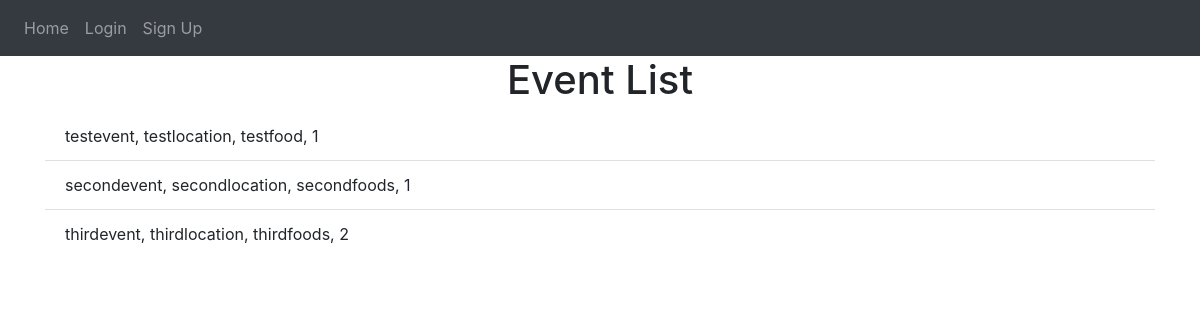
Before: / with the older database file.
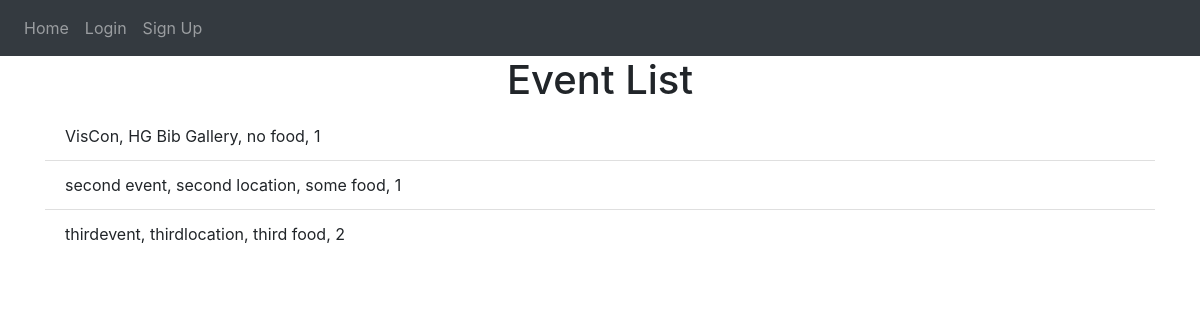
After: the same page with the newer database file.
### website/models.py (models this page shows)
class Event(db.Model):
    id = db.Column(db.Integer, primary_key=True)
    name = db.Column(db.String(10000))
    date = db.Column(db.DateTime(timezone=True), default=func.now())
    location = db.Column(db.String(10000))
    foods = db.Column(db.String(10000))
    user_id = db.Column(db.Integer, db.ForeignKey('user.id'))

### website/views.py (the view)
@views.route('/', methods=['GET', 'POST'])
def home():
    if current_user.is_authenticated:
        return render_template("home.html", user=current_user, events=Event.query.filter_by(user_id=current_user.id).all())
    else:
        return render_template("home.html", user=current_user, events=Event.query.all())

### website/templates/home.html
{% extends "base.html" %} {% block title %}Home{% endblock %} {% block content
    %}
    <h1 align="center">Event List</h1>
    <ul class="list-group list-group-flush" id="notes">
      {% for event in events %}
      <li class="list-group-item">
        {{ event.name }}, {{ event.location }}, {{ event.foods }}, {{ event.user_id }}
      </li>
      {% endfor %}
    </ul>
    {% endblock %}

### website/templates/base.html (shortened to what this page needs)
<!DOCTYPE html>
<html>
  <head>
    <link
      rel="stylesheet"
      href="https://stackpath.bootstrapcdn.com/bootstrap/4.4.1/css/bootstrap.min.css"
    />
    <link
      rel="stylesheet"
      href="https://stackpath.bootstrapcdn.com/font-awesome/4.7.0/css/font-awesome.min.css"
    />
  </head>
  <body>
    <nav class="navbar navbar-expand-lg navbar-dark bg-dark">
      <div class="collapse navbar-collapse" id="navbar">
        <div class="navbar-nav">
          {% if not user.is_authenticated %}
          <a class="nav-item nav-link" id="home" href="/">Home</a>
          <a class="nav-item nav-link" id="login" href="/login">Login</a>
          <a class="nav-item nav-link" id="signUp" href="/sign-up">Sign Up</a>
          {% else %}
          <a class="nav-item nav-link" id="home" href="/">Home</a>
          <a class="nav-item nav-link" id="add-event" href="/add-event">Add Event</a>
          <a class="nav-item nav-link" id="logout" href="/logout">Logout</a>
          {% endif %}
        </div>
      </div>
    </nav>
    <div class="container">{% block content %} {% endblock %}</div>
  </body>
</html>

Changed rows visible on the page:
changed Event: name "testevent" → "VisCon"; location "testlocation" → "HG Bib Gallery"; foods "testfood" → "no food"
changed Event: name "secondevent" → "second event"; location "secondlocation" → "second location"; foods "secondfoods" → "some food"
changed Event "thirdevent": foods "thirdfoods" → "third food"
